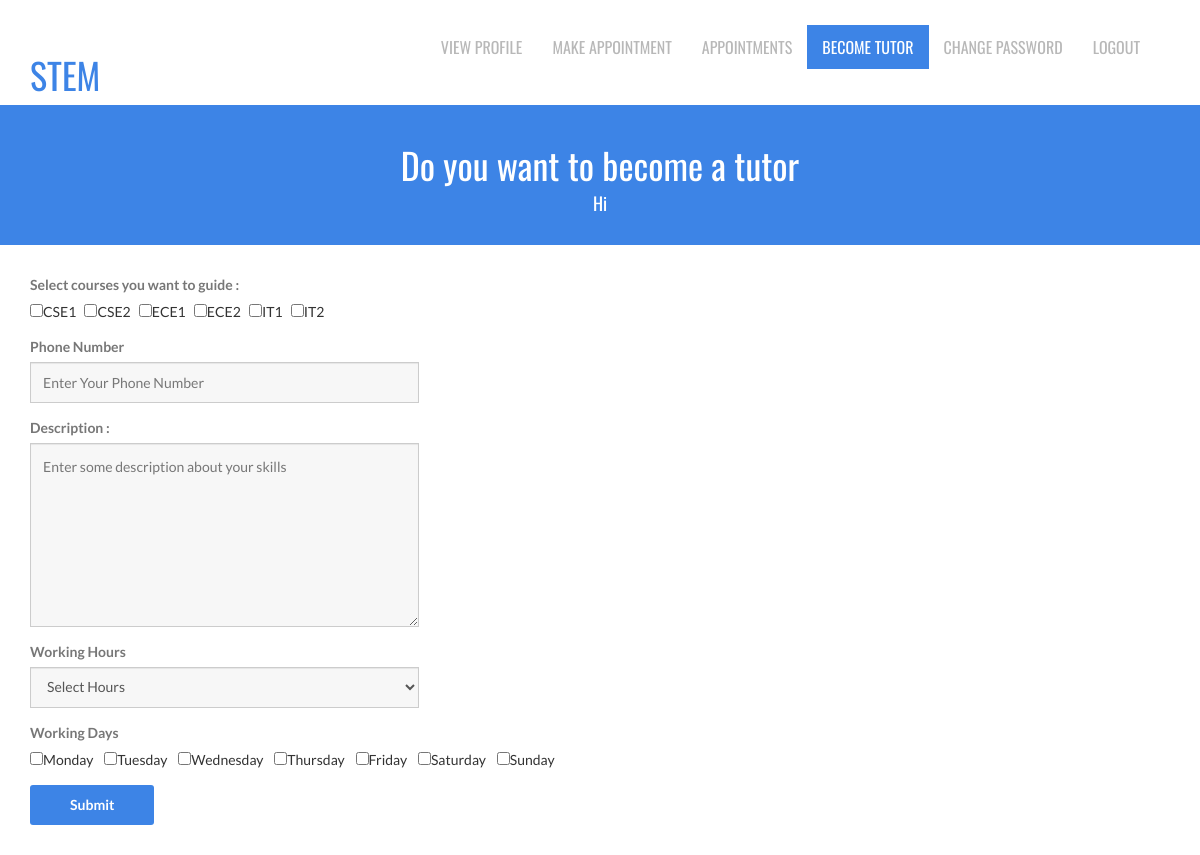
The page /STEM/become_tutor_req.php on the database its author committed.
### tables this page shows
CREATE TABLE IF NOT EXISTS `subject` (
  `subject_id` int(11) NOT NULL AUTO_INCREMENT,
  `subject_name` varchar(50) DEFAULT NULL,
  `course_id` varchar(50) DEFAULT NULL,
  `dept_id` varchar(50) DEFAULT NULL,
  PRIMARY KEY (`subject_id`),
  UNIQUE KEY `subject_name` (`subject_name`,`course_id`)
);

### STEM/MainClass.class.php (called while the page is built, shortened)
<?php
class MainClass{
		public function getAllSubject(){
			$subjectArray=array();
			$query="select subject_id,subject_name from subject order by subject_name";
			 $result=mysql_query($query);
			 while($res=mysql_fetch_array($result)){
				 $miniArray=array();
				 array_push($miniArray,$res[0]);
				 array_push($miniArray,$res[1]);
				 array_push($subjectArray,$miniArray);
			 }
			 return $subjectArray;
		}
}
 ?>

### STEM/become_tutor_req.php (the view, shortened to what this page needs)
<?php
include("MainClass.class.php");
$object=new MainClass();
$subjectsArray=$object->getAllSubject();
?>
<!DOCTYPE html>
<html lang="en">
<head>
	<link rel="stylesheet" href="assets/css/bootstrap.min.css">
	<link rel="stylesheet" href="assets/css/font-awesome.min.css">
	<link rel="stylesheet" href="assets/css/bootstrap-theme.css" media="screen">
	<link rel="stylesheet" href="assets/css/style.css">
</head>
<body>
	<div class="navbar navbar-inverse">
		<div class="container">
			<div class="navbar-header">
				<a href="Student_profile.php" style="color:#3d84e6;text-decoration:none;"><h1>STEM</h1></a>
			</div>
			<div class="navbar-collapse collapse">
				<ul class="nav navbar-nav pull-right mainNav">
					<li><a href="Student_profile.php">View Profile</a></li>
					<li><a href="view_subject.php">Make appointment</a></li>
					<li><a href="student_search_appointments.php">Appointments</a></li>
					<li class="active"><a href="become_tutor_req.php">Become tutor</a></li>
					<li><a href="change_password.php">Change Password</a></li>
					<li><a href="student_logout.php">Logout</a></li>
				</ul>
			</div>
		</div>
	</div>
		<header id="head" class="secondary">
            <div class="container">
                    <h1>Do you want to become a tutor</h1>
									 <h4>Hi <?=$_SESSION['student_name']?></h4></a>
                </div>
    </header>
	<div class="container">
				<div class="row">
					<div class="col-md-6">
						<form class="form-light mt-20" method="post" onsubmit="return checkForm();" action="send_become_tutor_req.php" role="form" >
							<div class="form-group">
								<label>Select courses you want to guide :</label><br>
								<?php
								$i=0;
									foreach($subjectsArray as $subject){
								?>
								<input type="checkbox" name="subject[]" onchange="chechNoneError();" id="sub<?=$i?>" value="<?=$subject[0]?>"><?=$subject[1]?>&nbsp;&nbsp;
								<?php
								$i++;
									}
								?>
							</div>
							<div class="form-group">
								<label>Phone Number</label>
								<input type="text" name="phone_number" id="phone" class="form-control" placeholder="Enter Your Phone Number" onkeypress="noneErrors(phone,phoneError)" maxlength="10">
							</div>
							<div class="form-group">
								<label>Description :</label>
								<textarea rows="5" cols="30" name="desp" id="desc" placeholder="Enter some description about your skills" class="form-control"
								onkeypress="noneErrors(desc,descError)"></textarea>
							</div>
							 <div class="form-group">
								<label>Working Hours</label>
								<select class="form-control" name="working_hours" id="wh" onchange="noneErrors(wh,WHoursError);" >
								<option value="">Select Hours</option>
							</select>
							</div>
							 <div class="form-group">
								<label>Working Days</label><br>
								<?php
								$j=0;
								$weekDaysArray=array('Monday','Tuesday','Wednesday','Thursday','Friday','Saturday','Sunday');
								foreach($weekDaysArray as $day){
								?>
								<input type="checkbox" onchange="noneErrors(d<?=$j?>,WDaysError);" id="d<?=$j?>" name="working_days[]" value="<?=$day?>"/><?=$day?>&nbsp;&nbsp;&nbsp;
								<?php
								$j++;
								}
								?><span id="WDaysError" style="color:red;"></span>
							</div>
							<button type="submit" name="action" class="btn btn-two">Submit</button><p><br/></p>
						</form>
					</div>
				</div>
			</div>
</body>
</html>

### STEM/assets/css/style.css (style rules this page uses)
body { font-family: 'Lato', sans-serif; font-weight: normal; color: ##F6F6F6; }
h1, h2, h3, h4, h5, h6 { font-weight: normal; font-family: 'Oswald', sans-serif; }
h1, .h1, h2, .h2, h3, .h3 { margin-top: 30px; }
a { color:#3d84e6; }
.navbar-nav>li>a { padding-top: 12px; padding-bottom: 12px; font-family: 'Oswald', sans-serif; font-weight: 400 !important; }
label { color: #777; }
.form-control { display: block; width: 70%; height: 41px; padding: 6px 12px; font-size: 14px; line-height: 2.428571; color: #555; background-color: #F7F7F7; background-image: none; border: 1px solid #ccc; border-radius: 0px; }
#head { background-size: cover; height: 600px; text-align: center; color: white; font-weight: 300; position: relative; background-position-x: center; }
#head.secondary { height: 100px; min-height: 100px; padding-top: 0px; }
ul, .list.custom-list ul { margin: 0 0 11px; list-style-type: none; padding-left: 10px; }
.navbar-inverse { background: #fff; margin: 0 auto; }
.navbar-inverse { border: none; }
.navbar-inverse .navbar-nav > li > a, .navbar-inverse .navbar-nav > .open ul > a { color: #B8B8B8; font-size: 16px; text-transform: uppercase; }
.navbar-inverse .navbar-nav > li > a:hover, .navbar-inverse .navbar-nav > li > a:focus, .navbar-inverse .navbar-nav > .open > a:hover, .navbar-inverse .navbar-nav > .open > a:focus, .navbar-inverse .navbar-nav > .active > a { background: #3d84e6; color: #fff !important; border-radius: 0px; }
.navbar-inverse .navbar-nav > li > a, .navbar-inverse .navbar-nav > .open ul > a { text-align: left; }
.navbar-inverse .navbar-nav > .active > a, .navbar-inverse .navbar-nav > .active > a:hover { color: #fff !important; border-radius: 0px; background: #3d84e6; }
#head.secondary { padding-top: 0px; background:#3d84e6; background-size: cover; text-align: center; padding:10px 0; height: 140px; }
#head.secondary h1 { COLOR: #fff; text-align: center; }
.btn { background: #3d84e6; color: #fff; }

### rows shown on the page
subject: subject_name "CSE1"
subject: subject_name "CSE2"
subject: subject_name "ECE1"
subject: subject_name "ECE2"
subject: subject_name "IT1"
subject: subject_name "IT2"

### other values the page prints
$day "Monday"
$day "Tuesday"
$day "Wednesday"
$day "Thursday"
$day "Friday"
$day "Saturday"
$day "Sunday"
